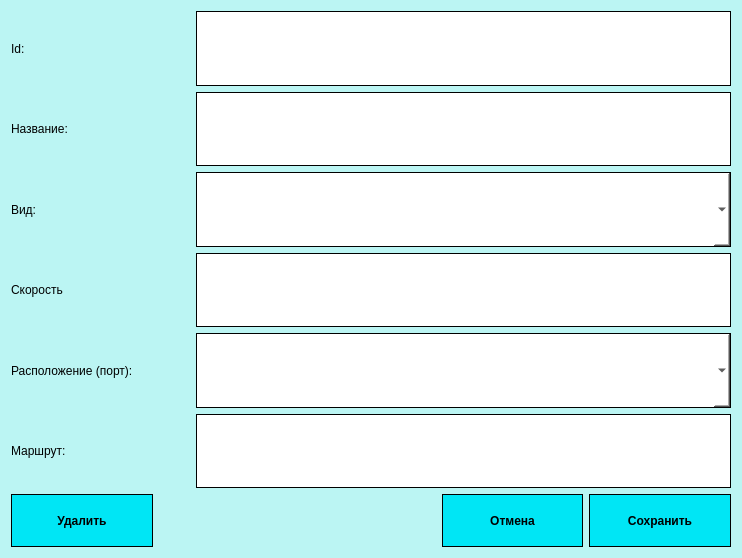
<?xml version="1.0" encoding="UTF-8"?>
<ui version="4.0">
 <class>SHIP_Dialog</class>
 <widget class="QDialog" name="SHIP_Dialog">
  <property name="geometry">
   <rect>
    <x>0</x>
    <y>0</y>
    <width>742</width>
    <height>558</height>
   </rect>
  </property>
  <property name="windowTitle">
   <string>Dialog</string>
  </property>
  <property name="styleSheet">
   <string notr="true">QDialog#SHIP_Dialog {
	background-color: rgb(187, 245, 243);
}</string>
  </property>
  <layout class="QGridLayout" name="gridLayout" rowstretch="90,10">
   <item row="0" column="0">
    <layout class="QVBoxLayout" name="verticalLayout">
     <item>
      <layout class="QHBoxLayout" name="horizontalLayout_2" stretch="25,75">
       <item>
        <widget class="QLabel" name="label">
         <property name="text">
          <string>Id:</string>
         </property>
        </widget>
       </item>
       <item>
        <widget class="QLineEdit" name="lineEdit">
         <property name="sizePolicy">
          <sizepolicy hsizetype="Expanding" vsizetype="Ignored">
           <horstretch>0</horstretch>
           <verstretch>0</verstretch>
          </sizepolicy>
         </property>
         <property name="styleSheet">
          <string notr="true">QLineEdit {
border: 1px solid #000000;
}</string>
         </property>
        </widget>
       </item>
      </layout>
     </item>
     <item>
      <layout class="QHBoxLayout" name="horizontalLayout_3" stretch="25,75">
       <item>
        <widget class="QLabel" name="label_2">
         <property name="text">
          <string>Название:</string>
         </property>
        </widget>
       </item>
       <item>
        <widget class="QLineEdit" name="lineEdit_4">
         <property name="sizePolicy">
          <sizepolicy hsizetype="Expanding" vsizetype="Ignored">
           <horstretch>0</horstretch>
           <verstretch>0</verstretch>
          </sizepolicy>
         </property>
         <property name="styleSheet">
          <string notr="true">QLineEdit {
border: 1px solid #000000;
}</string>
         </property>
        </widget>
       </item>
      </layout>
     </item>
     <item>
      <layout class="QHBoxLayout" name="horizontalLayout_4" stretch="25,75">
       <item>
        <widget class="QLabel" name="label_3">
         <property name="text">
          <string>Вид:</string>
         </property>
        </widget>
       </item>
       <item>
        <widget class="QComboBox" name="comboBox">
         <property name="sizePolicy">
          <sizepolicy hsizetype="Preferred" vsizetype="Ignored">
           <horstretch>0</horstretch>
           <verstretch>0</verstretch>
          </sizepolicy>
         </property>
         <property name="styleSheet">
          <string notr="true">

QComboBox::drop-down {
    subcontrol-origin: padding;
    subcontrol-position: top right;
     width: 10px;
	background-color:  rgb(0, 230, 245);
    image: url(:/new/prefix1/1.png);
    padding-left: 7px;
	padding-right: 7px;

    border-left-width: 1px;
    border-left-color: black;
    border-left-style: solid;  
 }
QComboBox {
background-color: rgb(255, 255, 255);
border: 1px solid black;
}
QComboBox QAbstractItemView {
    background-color: rgb(255, 255, 255);
 }</string>
         </property>
        </widget>
       </item>
      </layout>
     </item>
     <item>
      <layout class="QHBoxLayout" name="horizontalLayout_5" stretch="25,75">
       <item>
        <widget class="QLabel" name="label_4">
         <property name="text">
          <string>Скорость</string>
         </property>
        </widget>
       </item>
       <item>
        <widget class="QLineEdit" name="lineEdit_3">
         <property name="sizePolicy">
          <sizepolicy hsizetype="Expanding" vsizetype="Ignored">
           <horstretch>0</horstretch>
           <verstretch>0</verstretch>
          </sizepolicy>
         </property>
         <property name="styleSheet">
          <string notr="true">QLineEdit {
border: 1px solid #000000;
}</string>
         </property>
        </widget>
       </item>
      </layout>
     </item>
     <item>
      <layout class="QHBoxLayout" name="horizontalLayout_6" stretch="25,75">
       <item>
        <widget class="QLabel" name="label_5">
         <property name="text">
          <string>Расположение (порт):</string>
         </property>
        </widget>
       </item>
       <item>
        <widget class="QComboBox" name="comboBox_4">
         <property name="sizePolicy">
          <sizepolicy hsizetype="Preferred" vsizetype="Ignored">
           <horstretch>0</horstretch>
           <verstretch>0</verstretch>
          </sizepolicy>
         </property>
         <property name="styleSheet">
          <string notr="true">

QComboBox::drop-down {
    subcontrol-origin: padding;
    subcontrol-position: top right;
     width: 10px;
	background-color:  rgb(0, 230, 245);
    image: url(:/new/prefix1/1.png);
    padding-left: 7px;
	padding-right: 7px;

    border-left-width: 1px;
    border-left-color: black;
    border-left-style: solid;  
 }
QComboBox {
background-color: rgb(255, 255, 255);
border: 1px solid black;
}
QComboBox QAbstractItemView {
    background-color: rgb(255, 255, 255);
 }</string>
         </property>
        </widget>
       </item>
      </layout>
     </item>
     <item>
      <layout class="QHBoxLayout" name="horizontalLayout_7" stretch="25,75">
       <item>
        <widget class="QLabel" name="label_6">
         <property name="text">
          <string>Маршрут:</string>
         </property>
        </widget>
       </item>
       <item>
        <widget class="QLineEdit" name="lineEdit_2">
         <property name="sizePolicy">
          <sizepolicy hsizetype="Expanding" vsizetype="Ignored">
           <horstretch>0</horstretch>
           <verstretch>0</verstretch>
          </sizepolicy>
         </property>
         <property name="styleSheet">
          <string notr="true">QLineEdit {
border: 1px solid #000000;
}</string>
         </property>
        </widget>
       </item>
      </layout>
     </item>
    </layout>
   </item>
   <item row="1" column="0">
    <layout class="QHBoxLayout" name="horizontalLayout" stretch="20,40,20,20">
     <item>
      <widget class="QPushButton" name="pushButton_3">
       <property name="sizePolicy">
        <sizepolicy hsizetype="Minimum" vsizetype="Ignored">
         <horstretch>0</horstretch>
         <verstretch>0</verstretch>
        </sizepolicy>
       </property>
       <property name="styleSheet">
        <string notr="true">QPushButton {
background-color: rgb(0, 230, 245);
font:bold;
border: 1px solid #000000;
}
QPushButton::hover {
	background-color: rgb(0, 243, 255);
}
QPushButton::pressed {
	border: 3px solid #000000;
}</string>
       </property>
       <property name="text">
        <string>Удалить</string>
       </property>
       <property name="autoDefault">
        <bool>false</bool>
       </property>
      </widget>
     </item>
     <item>
      <spacer name="horizontalSpacer">
       <property name="orientation">
        <enum>Qt::Horizontal</enum>
       </property>
       <property name="sizeHint" stdset="0">
        <size>
         <width>40</width>
         <height>20</height>
        </size>
       </property>
      </spacer>
     </item>
     <item>
      <widget class="QPushButton" name="pushButton">
       <property name="sizePolicy">
        <sizepolicy hsizetype="Minimum" vsizetype="Ignored">
         <horstretch>0</horstretch>
         <verstretch>0</verstretch>
        </sizepolicy>
       </property>
       <property name="styleSheet">
        <string notr="true">QPushButton {
background-color: rgb(0, 230, 245);
font:bold;
border: 1px solid #000000;
}
QPushButton::hover {
	background-color: rgb(0, 243, 255);
}
QPushButton::pressed {
	border: 3px solid #000000;
}</string>
       </property>
       <property name="text">
        <string>Отмена</string>
       </property>
      </widget>
     </item>
     <item>
      <widget class="QPushButton" name="pushButton_2">
       <property name="sizePolicy">
        <sizepolicy hsizetype="Minimum" vsizetype="Ignored">
         <horstretch>0</horstretch>
         <verstretch>0</verstretch>
        </sizepolicy>
       </property>
       <property name="styleSheet">
        <string notr="true">QPushButton {
background-color: rgb(0, 230, 245);
font:bold;
border: 1px solid #000000;
}
QPushButton::hover {
	background-color: rgb(0, 243, 255);
}
QPushButton::pressed {
	border: 3px solid #000000;
}</string>
       </property>
       <property name="text">
        <string>Сохранить</string>
       </property>
       <property name="autoDefault">
        <bool>false</bool>
       </property>
      </widget>
     </item>
    </layout>
   </item>
  </layout>
 </widget>
 <resources/>
 <connections/>
</ui>
